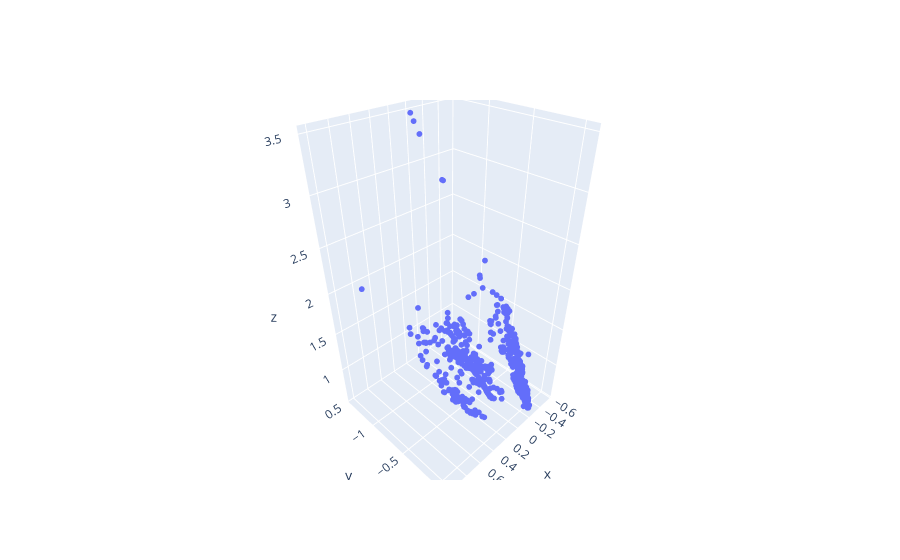

Notebook code for this chart:
### Code cell
# Extracting the depth parameters
w = params_5[0]

# Converting the points to 3D
pts = w * np.append(
    mp_c[0],
    np.ones((1, mp_c.shape[2])),
    axis=0,
)

# Plotting the 3D sparse depth map
fig = go.Figure(
    data=[
        go.Scatter3d(
            x=pts[0, :], y=pts[1, :], z=pts[2, :], mode="markers", marker=dict(size=2)
        )
    ]
)
fig.show()

### Figure 1 — Plotly figure (JSON) as saved in the notebook; plotly's stock layout.template omitted (floating-point values rounded to 4 significant figures; data arrays with more than 128 entries replaced by an {"elided": "..."} marker saying what was removed)
{"data": [{"marker": {"size": 2}, "mode": "markers", "type": "scatter3d", "x": {"elided": "807 float values"}, "y": {"elided": "807 float values"}, "z": {"elided": "807 float values"}}], "layout": {}}
